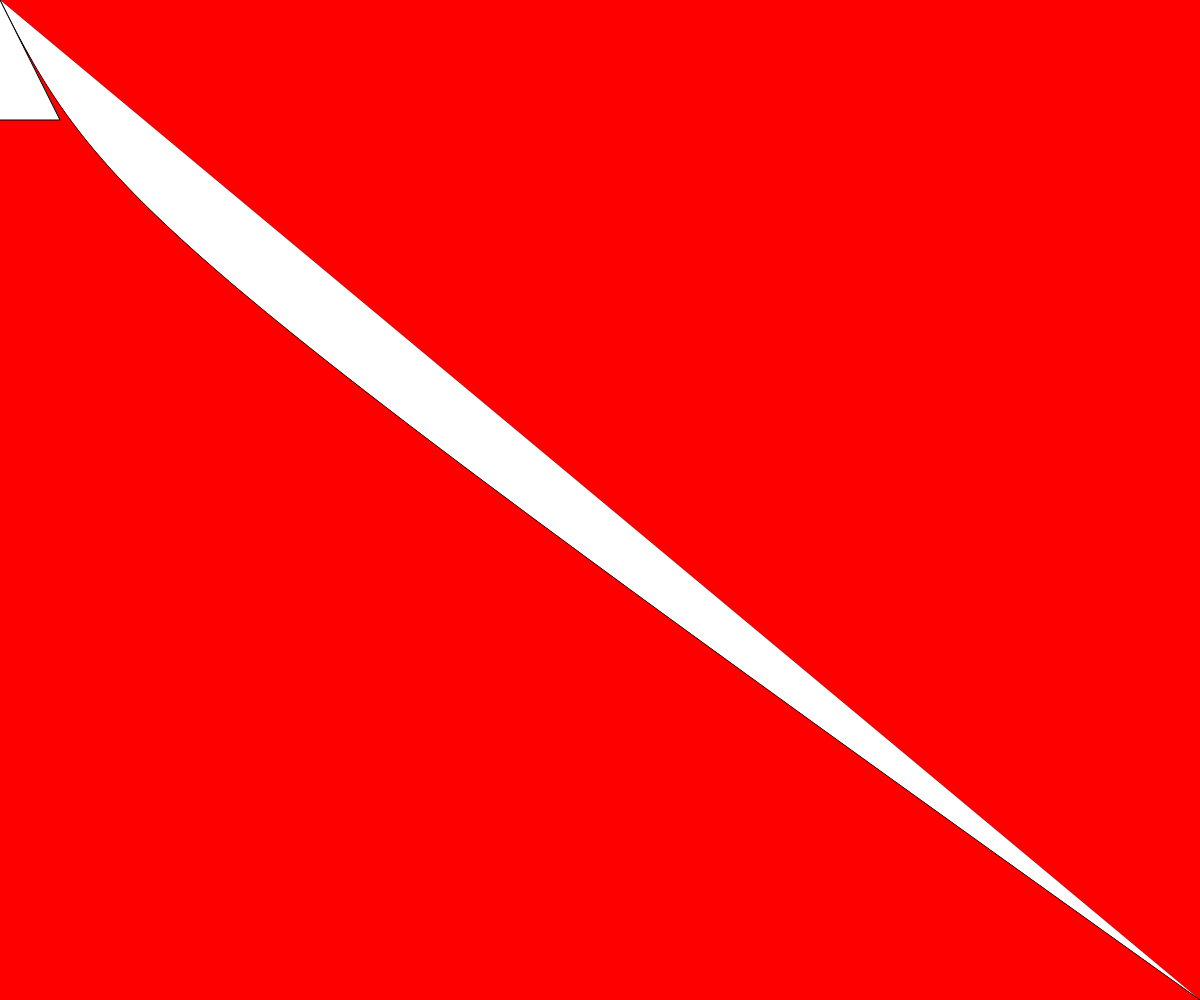
Frame 1 (no input)
Frame 60 (no input): identical to frame 1, image omitted
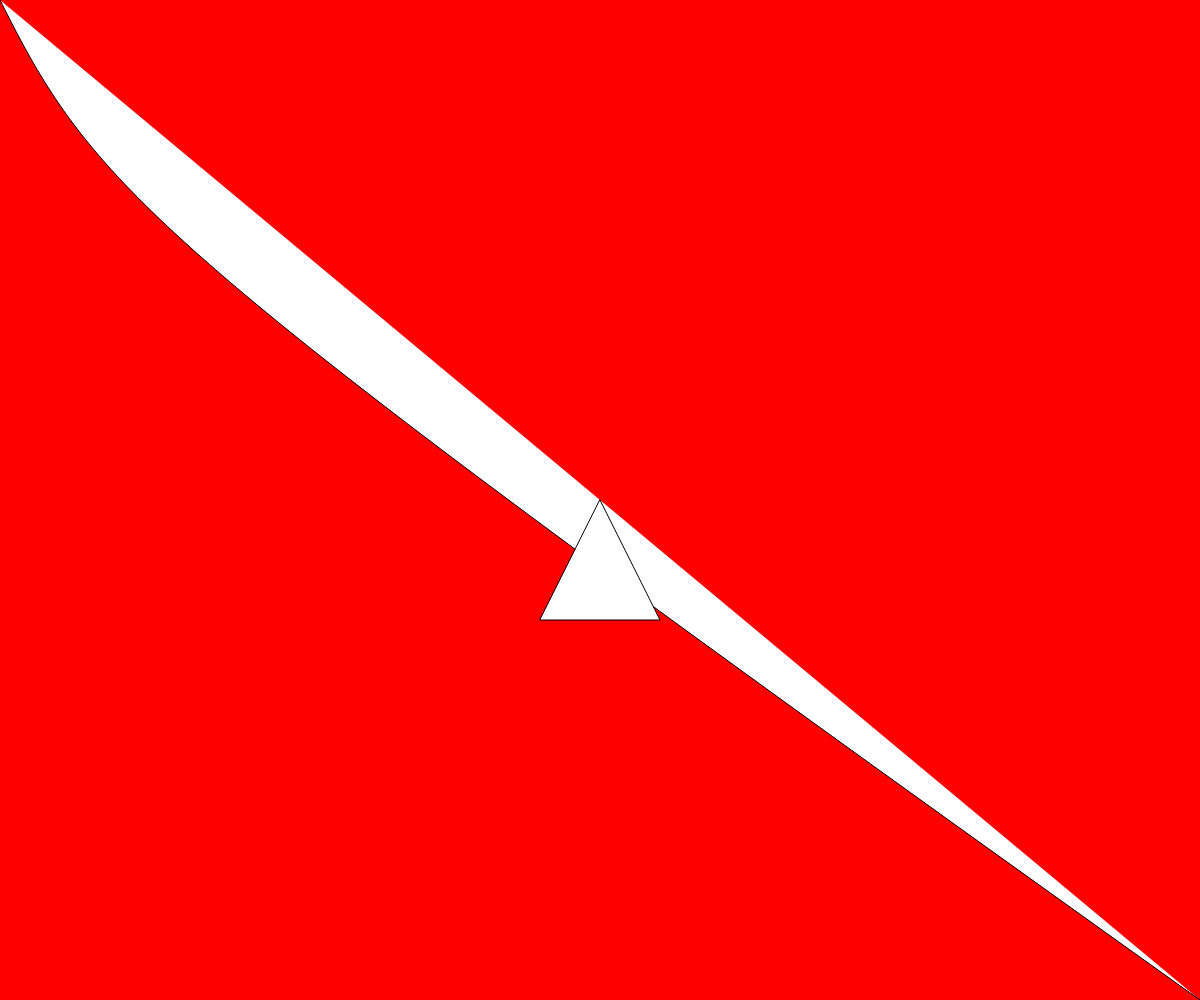
Frame 120 (the mouse pressed at the canvas centre since frame 60)

The p5.js sketch that drew these frames (run headless with seeded random() and noise() and a simulated clock; from frame 60 on, the mouse is pressed at the canvas centre):

// p5.js sketch
// ── sketch.js
let bg;

function setup() {
  createCanvas(windowWidth,windowHeight);
  bg = color(255,0,0)
}

function draw() {
  background(bg);
  // ellipse(mouseX, mouseY, 50, 50);
  // line(0, height/2, width, 0)
// for(let i = 0; i < 4; i++) {
//   rect(i * 100, 0, 100, 100);
// }
// translate(width/2, height/2);
// beginShape();
// for(let i = 0; i < 10; i++) {
//   const x = random(-100, 100);
//   const y = random(-100, 100);
//   vertex(x, y);
// }
// endShape();
// }
bezier(0, 0, 100, 200, 150, 250, width, height);
myTriangle(.05, mouseX, mouseY);
console.log("mouseX: "+mouseX, "mouseY: "+mouseY);
}
function windowResized() {
  resizeCanvas(windowWidth,windowHeight);
  bg = color(random(255), random(150),random(255));
}
function myTriangle(amountOfWindow, x, y){
  push();
  const size = width * amountOfWindow;
  translate(x,y);
  triangle(0,0, size, size*2, -size, size*2);
  pop();
}
